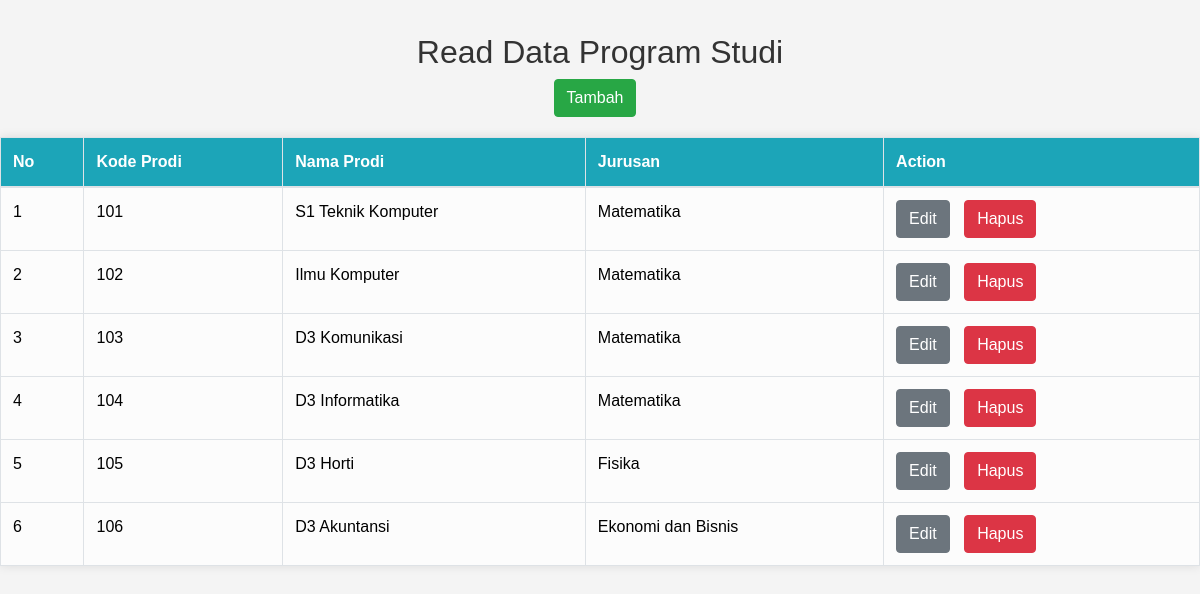
/crud_prodi.php, run on the app's committed database.
### tables this page shows
CREATE TABLE `prodi` (
  `kode_prodi` int(11) NOT NULL,
  `nama_prodi` varchar(50) DEFAULT NULL,
  `jurusan` varchar(50) DEFAULT NULL
);

### crud_prodi.php (the view, shortened to what this page needs)
<?php
include 'koneksi.php';
?>
<!DOCTYPE html>
<html lang="en">
<head>
    <link rel="stylesheet" href="https://stackpath.bootstrapcdn.com/bootstrap/4.5.2/css/bootstrap.min.css">
    <link rel="stylesheet" href="css2.css">
</head>
<body>
    <h2>Read Data Program Studi</h2>
<center>
    <a class="btn btn-success" href="crud_prodi.php?a=input">Tambah</a></center>
    <table class="table table-hover">
					<thead>
						<tr>
							<th><b>No</b></th>
							<th><b>Kode Prodi</b></th>
							<th><b>Nama Prodi</b></th>
							<th><b>Jurusan</b></th>
							<th><b>Action</b></th>
						</tr>
					</thead>
				    <tbody>
                    <?php
$query = "SELECT * FROM prodi";
$exec  = mysqli_query($conn,$query);
if ($exec) {
    $count = mysqli_num_rows($exec);
    if ($count > 0) {
        $no = 0;
        while ($rows = mysqli_fetch_array($exec)) {
?>
						    			<tr>
											<td><?php echo ++$no; ?></td>
											<td><?php echo $rows['kode_prodi'] ?></td>
                                            <td><?php echo $rows['nama_prodi'] ?></td>
                                            <td><?php echo $rows['jurusan'] ?></td>
											<td>
												<a href="edit_prodi.php?id=<?php echo $rows['kode_prodi'] ?>" class="btn btn-secondary" >Edit</i></a>
												<a href="hapus_prodi.php?id=<?php echo $rows['kode_prodi'] ?>" class="btn btn-danger">Hapus</i></a>
											</td>
										</tr>
				    	<?php
				    				}
				    			}else{
				    	?>
				    			<tr>
									<td colspan="6" align="center"><h4><b>Kosong</b></h4></td>
								</tr>
				    	<?php
				    			}
				    		}else{
				    			echo mysqli_error($conn);
				    		}
				    	?>
				    </tbody>
				</table>

### css2.css (style rules this page uses)
body { font-family: 'Segoe UI', Tahoma, Geneva, Verdana, sans-serif; background-color: #f8f9fa; margin: 0; padding: 0; display: flex; flex-direction: column; align-items: center; min-height: 100vh; }
h2, h3 { color: #343a40; text-align: center; }
table { width: 80%; border-collapse: collapse; margin: 20px auto; box-shadow: 0 0 10px rgba(0, 0, 0, 0.1); background-color: #fff; }
table, th, td { border: 1px solid #dee2e6; }
th, td { padding: 15px; text-align: left; }
td { background-color: #fcfcfc; color: black; }
th { background-color: #1ca5b8; color: #fff; }
tr { background-color: #edf2f7; color: #050505; }
.btn { margin-right: 10px; }
a.btn { text-decoration: none; color: #fff; }
body { font-family: Arial, sans-serif; margin: 0; padding: 0; background-color: #f4f4f4; }
h2 { text-align: center; color: #333; }
a { text-decoration: none; color: #007bff; font-weight: bold; }

### data on the page
prodi: kode_prodi "101", nama_prodi "S1 Teknik Komputer", jurusan "Matematika"
prodi: kode_prodi "102", nama_prodi "Ilmu Komputer", jurusan "Matematika"
prodi: kode_prodi "103", nama_prodi "D3 Komunikasi", jurusan "Matematika"
prodi: kode_prodi "104", nama_prodi "D3 Informatika", jurusan "Matematika"
prodi: kode_prodi "105", nama_prodi "D3 Horti", jurusan "Fisika"
prodi: kode_prodi "106", nama_prodi "D3 Akuntansi", jurusan "Ekonomi dan Bisnis"
